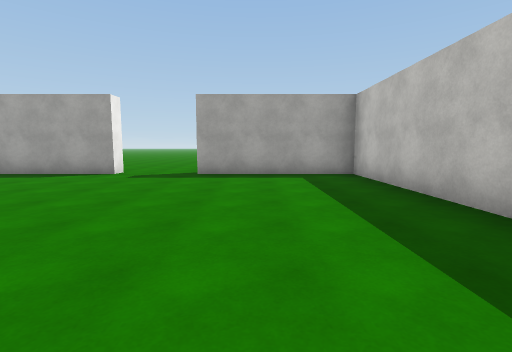
View 1 (above)

16 first-person views from a walk through a scene from a Unity 3-D project. The camera is 1.4 m above the floor, tilts 6° down and sees 85° across. The floor is counted in squares, 2 m on a side. Each view is taken from the middle of a square. On the plan, view 1 faces up. The plan holds only what a view shows up to about 9 squares ahead; the rest is blank. The place goes on beyond the plan. The player is left out. Some animated figures are left out. Surface patterns are stand-ins for the level's own textures.

View 2
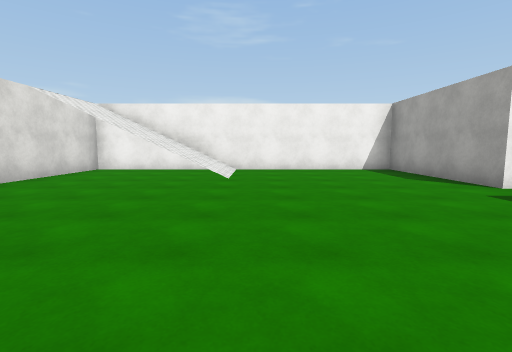

View 3
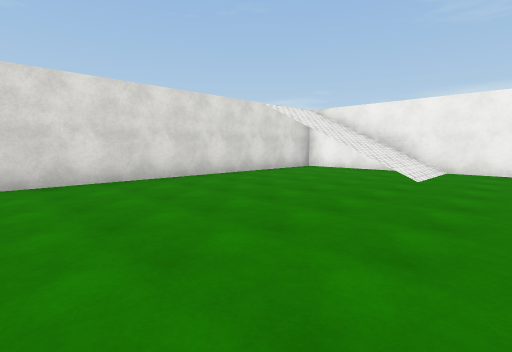

View 4
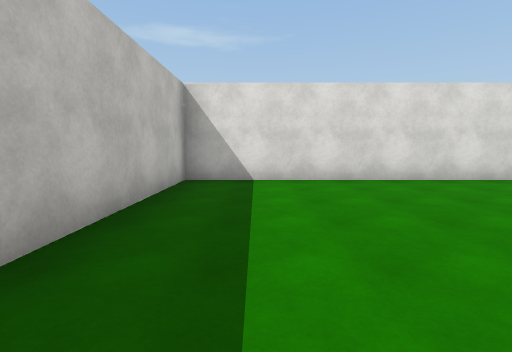

View 5
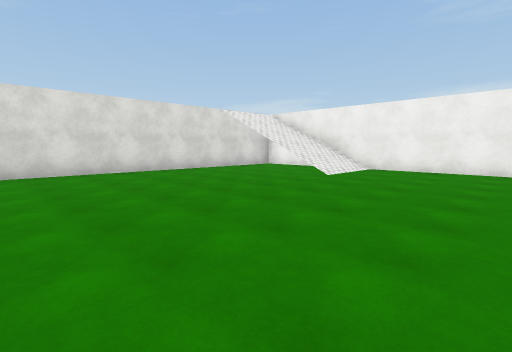

View 6
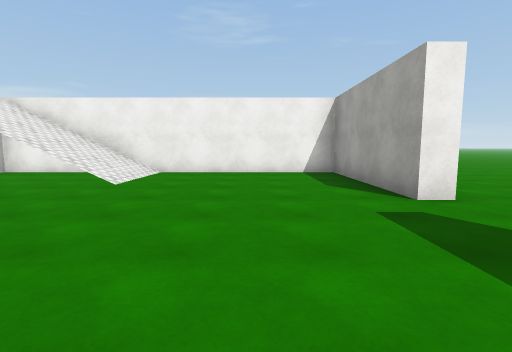

View 7
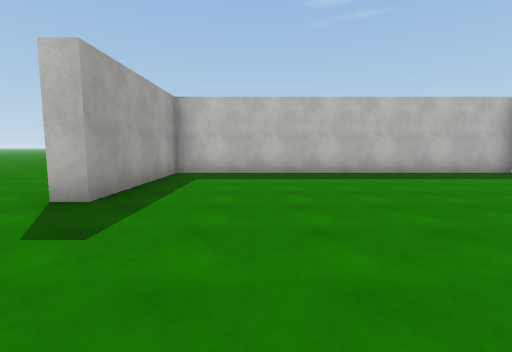

View 8
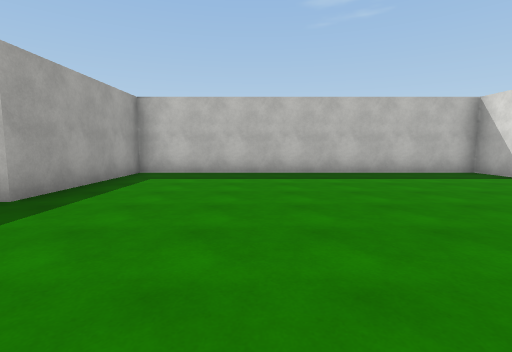

View 9
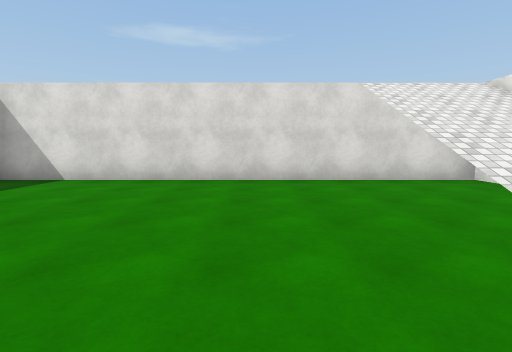

View 10
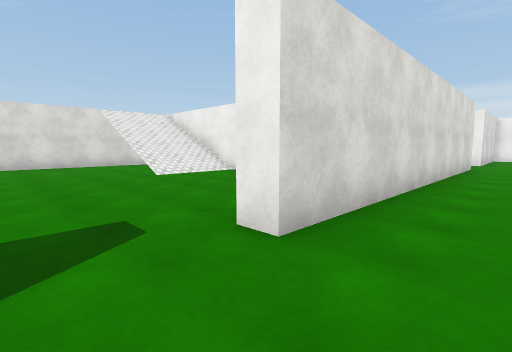

View 11
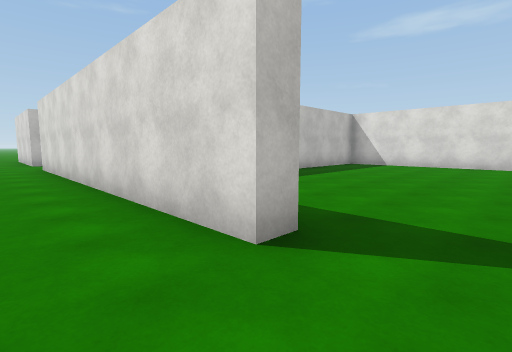

View 12
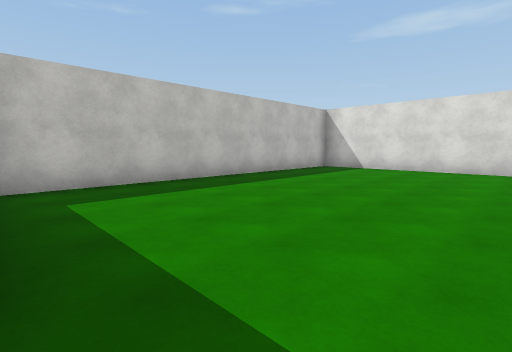

View 13
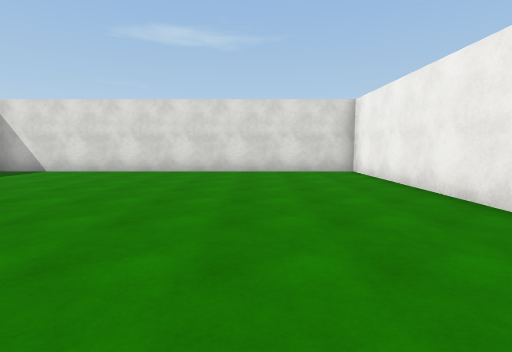

View 14
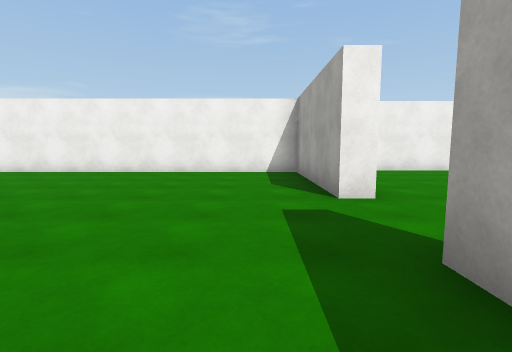

View 15
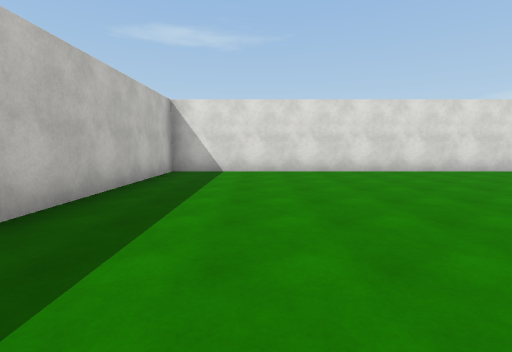

View 16
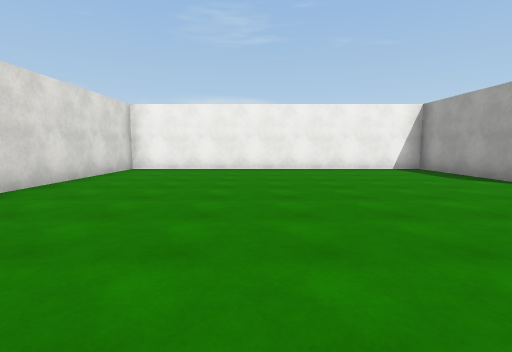

### Floor plan
Ten units are one square. View 1 is at (0, 0); x grows to the right and y downward. Boxes are objects, and circles mark ways between rooms. Rooms are numbered by the first view taken in them; rooms with no view inside come last. Other rooms are left out.
<svg viewBox="-197 -195 227 219">
<path fill="none" stroke="#000" d="M-36 -71 -76 -71 -76 19 25 19 25 -71 -15 -71M-192 -118 -192 -95M-126 -76 -36 -76 -36 -71M-15 -71 -15 -76M-121 -71 -126 -71 -126 -76M-147 -78 -147 -71 -188 -71 -188 19 -86 19 -86 -69"/>
<circle cx="-25" cy="-70" r="3" fill="#2a7"/>
<circle cx="-135" cy="-70" r="3" fill="#2a7"/>
<text x="-30" y="-30">1</text>
<text x="-100" y="-190">2</text>
<text x="-140" y="-30">3</text>
</svg>
Room 1 opens to room 2. Room 2 opens to room 3.

Where each view was taken, in squares from view 1:
view 1: 0 up, 0 right, facing up
view 2: 3 up, 1 right, facing left
view 3: 4 up, 1 right, facing down-left
view 4: 4 up, 1 right, facing down
view 5: 6 up, 1 right, facing down-left
view 6: 5 up, 0 right, facing left
view 7: 5 up, 5 left, facing right
view 8: 4 up, 5 left, facing right
view 9: 4 up, 3 left, facing down
view 10: 9 up, 2 left, facing down-left
view 11: 9 up, 14 left, facing down-right
view 12: 7 up, 14 left, facing down-right
view 13: 6 up, 16 left, facing down
view 14: 6 up, 11 left, facing left
view 15: 6 up, 11 left, facing down
view 16: 2 up, 10 left, facing left
